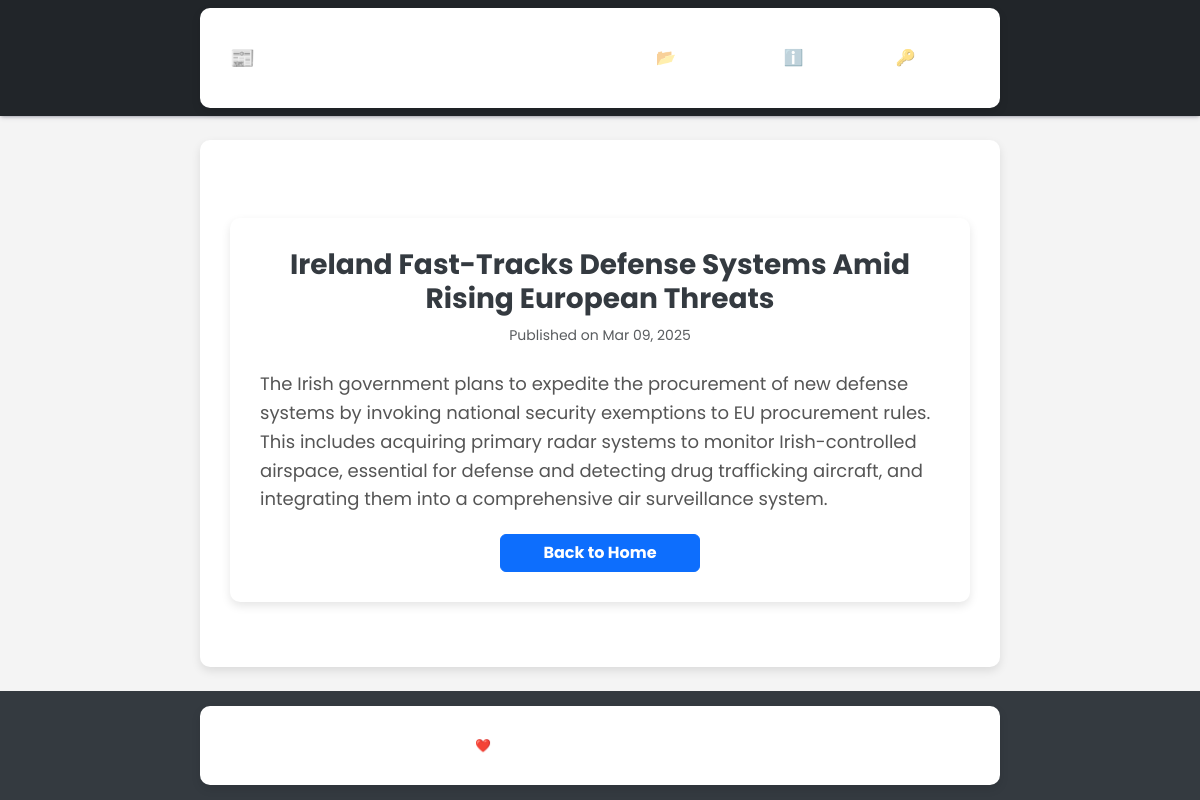
Screenshot of /read-more/14/ with the database file from the repository.
### news/models.py (models this page shows, shortened)
class Article(models.Model):
    CATEGORY_CHOICES = [
        ('Technology', 'Technology'),
        ('Science', 'Science'),
        ('Health', 'Health'),
        ('Business', 'Business'),
        ('Sports', 'Sports'),
        ('Entertainment', 'Entertainment'),
    ]
    title = models.CharField(max_length=255)
    content = models.TextField()
    category = models.CharField(max_length=100, choices=CATEGORY_CHOICES, default='Technology')
    sentiment = models.CharField(max_length=50, null=True, blank=True)
    source_url = models.URLField()
    published_at = models.DateTimeField(auto_now_add=True)
    author = models.ForeignKey(User, on_delete=models.CASCADE, null=True, blank=True)  # Link to user
    image = models.ImageField(upload_to='article_images/', max_length=255, null=True, blank=True)
    likes = models.ManyToManyField(User, related_name='liked_articles', blank=True)
    dislikes = models.ManyToManyField(User, related_name='disliked_articles', blank=True)

### news/views.py (the view)
# urls.py: path('read-more/<int:article_id>/', read_more, name='read_more'),
def read_more(request, article_id):
    article = get_object_or_404(Article, id=article_id)
    return render(request, 'read_more.html', {'article': article})

### news/templates/read_more.html (shortened to what this page needs)
{% extends 'base.html' %}
{% load static %}
{% block content %}
<link rel="stylesheet" href="{% static 'read_more.css' %}">
<div class="container mt-5">
    <h1 class="text-center">{{ article.title }}</h1>
    <p class="text-muted text-center">Published on {{ article.published_at|date:"M d, Y" }}</p>
    <div class="mt-4">
        <p>{{ article.content }}</p>
    </div>
    <a href="{% url 'home' %}" class="btn btn-primary">Back to Home</a>
</div>
{% endblock %}

### news/static/base.css (style rules this page uses)
* { box-sizing: border-box; -webkit-font-smoothing: antialiased; -moz-osx-font-smoothing: grayscale; }
body { font-family: 'Poppins', sans-serif; background-color: #f4f4f4; color: #333; margin: 0; padding: 0; }
.container { max-width: 100%; margin: 0 auto; padding: 10px; box-sizing: border-box; }
body { min-height: 100vh; display: flex; flex-direction: column; }
html { scroll-padding-bottom: 60px; }

### news/static/read_more.css (style rules this page uses)
.container { max-width: 800px; background: #ffffff; padding: 30px; border-radius: 10px; box-shadow: 0px 4px 10px rgba(0, 0, 0, 0.1); }
h1 { font-size: 28px; font-weight: bold; color: #343a40; margin-bottom: 10px; }
.text-muted { font-size: 14px; }
.mt-4 p { font-size: 18px; line-height: 1.6; color: #555; }
.btn { display: block; width: 200px; margin: 20px auto 0; font-size: 16px; font-weight: bold; }

### rows the page displays
Article: title "Ireland Fast-Tracks Defense Systems Amid Rising European Threats", published_at "Mar 09, 2025", content "The Irish government plans to expedite the procurement of new defense systems by invoking national security exemptions to EU procurement rules. This includes acquiring primary radar systems to monitor Irish-controlled airspace, essential for defense and detecting drug trafficking aircraft, and integrating them into a comprehensive air surveillance system."
